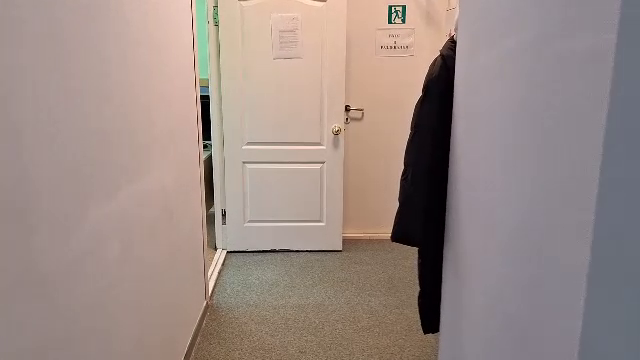
//> input picture frame 32 of OpenCV/OpenCV/VideoFiles/Video.mp4, 640 x 360 px
$ ./VideoFiles   (built with g++ and OpenCV 4)
//> lines starting //> are read from the running program, lines starting //| are printed output that depends on the picture; after the words box and inside, x2 and y2 are one past the last pixel; in counts of white or black regions, pixels touching at a corner belong together
#include "opencv2/imgcodecs.hpp"
#include "opencv2/highgui.hpp"
#include "opencv2/imgproc.hpp"
#include <iostream>
using namespace std;
using namespace cv;


int main()
{
	Mat frame;
	VideoCapture capture("Video.mp4");
	VideoWriter writer;
	auto w = capture.get(CAP_PROP_FRAME_WIDTH);
	auto h = capture.get(CAP_PROP_FRAME_HEIGHT);
	auto fps = capture.get(CAP_PROP_FPS);
	auto frames = capture.get(CAP_PROP_FRAME_COUNT);
	std::cout << "Width=" << w << " height=" << h << "\n";
	std::cout << "Fps=" << fps << " frames=" <<
		frames << "\n";

	if (capture.isOpened())
	{
		int codec = VideoWriter::fourcc('X','V','I','D');
		writer.open("outfile.mp4", codec, 30.0,
			Size(w, h), false);
		while (capture.read(frame))
		{
//> frame is the input picture: 360 rows x 640 cols, CV_8UC3; mean B, G, R 133.5, 139.2, 155.5
			imshow("Video from file", frame);
			cvtColor(frame, frame, COLOR_BGR2GRAY);
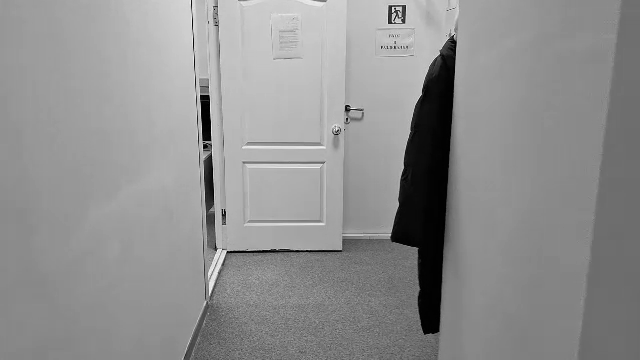
//> frame: 360 rows x 640 cols, CV_8UC1; min 0, max 250, mean 143.4
			Canny(frame, frame, 220, 255);
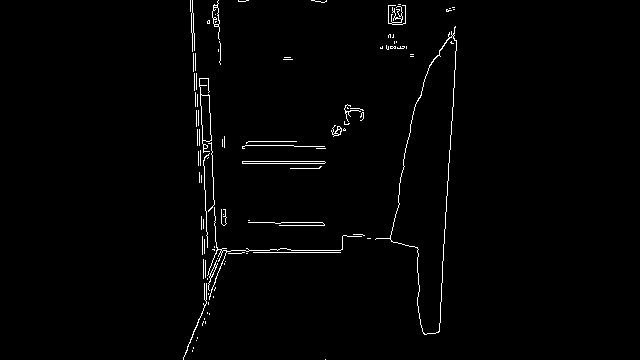
//> frame: 360 rows x 640 cols, CV_8UC1; 1.4% white in thin lines or dots, all inside (x1, y1, x2, y2) = (183, 0, 457, 360)
			imshow("Gray video from file", frame);
			writer.write(frame);
			auto key = waitKey((int)(1/fps*1000));
//> the Esc key is pressed
			if (key == 27) break;
		}
		capture.release();
		writer.release();
		destroyAllWindows();
	}
}

$ run again, starting later in the video
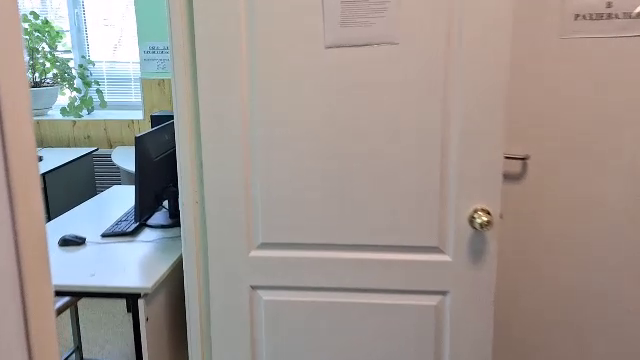
//> input picture frame 147 of OpenCV/OpenCV/VideoFiles/Video.mp4, 640 x 360 px
//> frame is the input picture: 360 rows x 640 cols, CV_8UC3; mean B, G, R 143.6, 148.6, 157.5
//> `cvtColor(frame, frame, COLOR_BGR2GRAY);`:
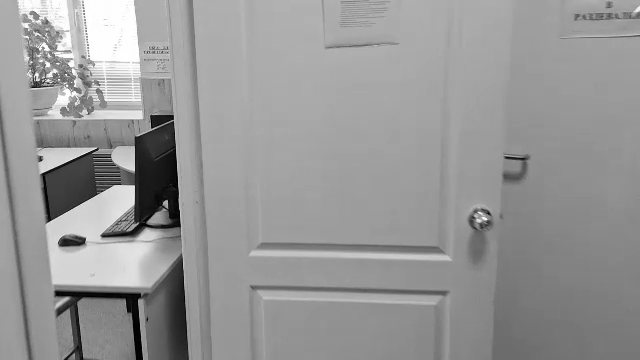
//> frame: 360 rows x 640 cols, CV_8UC1; min 0, max 255, mean 150.7
//> `Canny(frame, frame, 220, 255);`:
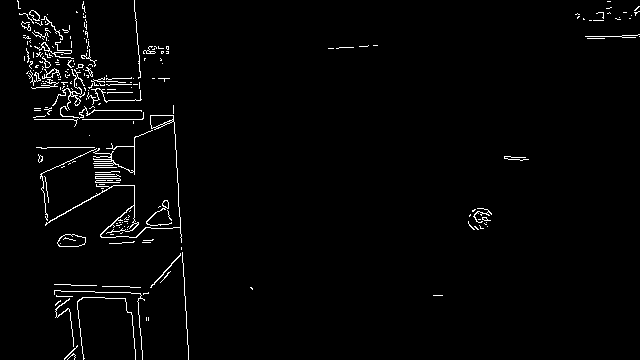
//> frame: 360 rows x 640 cols, CV_8UC1; 2.1% white in thin lines or dots

$ run again, starting later in the video
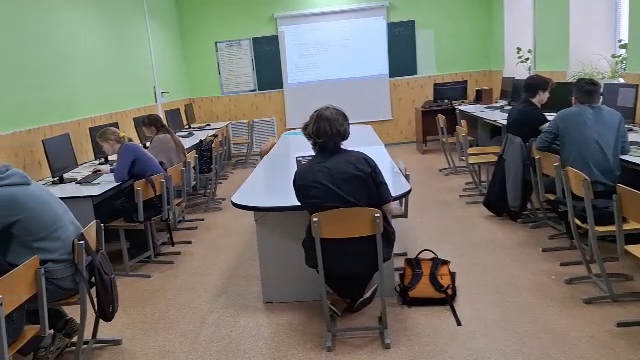
//> input picture frame 262 of OpenCV/OpenCV/VideoFiles/Video.mp4, 640 x 360 px
//> frame is the input picture: 360 rows x 640 cols, CV_8UC3; mean B, G, R 104.4, 112.5, 112.9
//> `cvtColor(frame, frame, COLOR_BGR2GRAY);`:
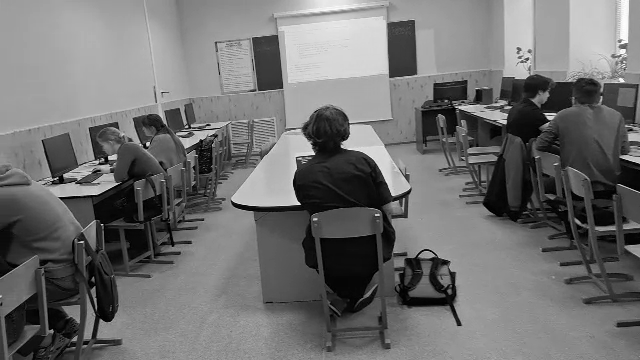
//> frame: 360 rows x 640 cols, CV_8UC1; min 0, max 255, mean 111.7
//> `Canny(frame, frame, 220, 255);`:
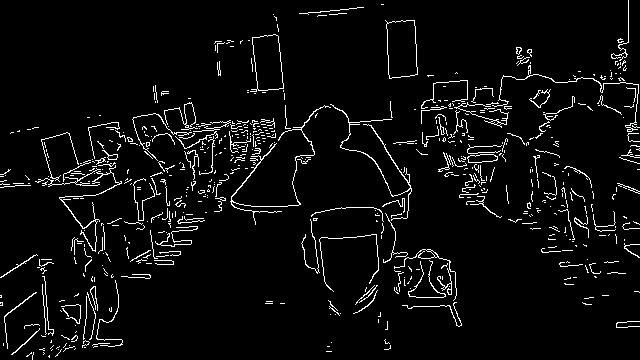
//> frame: 360 rows x 640 cols, CV_8UC1; 4.7% white in thin lines or dots
